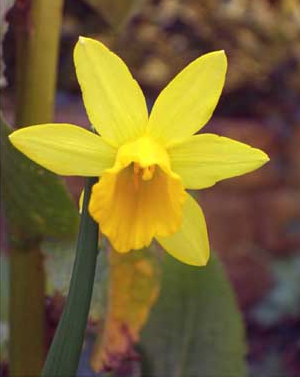
%> input picture FeatureExtractors/OpenSURF/TestImages/testc1.png, 300 x 377 px
$ octave example2.m   (GNU Octave 9; MATLAB toolbox functions it lacks are replaced by stand-ins)
%> lines starting %> are read from the running program, lines starting %| are printed output that depends on the picture
### FeatureExtractors/OpenSURF/OpenSurf.m
function ipts=OpenSurf(img,Options)
% This function OPENSURF, is an implementation of SURF (Speeded Up Robust
% Features). SURF will detect landmark points in an image, and describe
% the points by a vector which is robust against (a little bit) rotation
% ,scaling and noise. It can be used in the same way as SIFT (Scale-invariant
% feature transform) which is patented. Thus to align (register) two
% or more images based on corresponding points, or make 3D reconstructions.
%
% This Matlab implementation of Surf is a direct translation of the
% OpenSurf C# code of Chris Evans, and gives exactly the same answer.
% Chris Evans wrote one of the best, well structured all inclusive SURF
% implementations. On his site you can find Evaluations of OpenSURF
% and the C# and C++ code. http://www.chrisevansdev.com/opensurf/
% Chris Evans gave me permisson to publish this code under the (Mathworks)
% BSD license.
%
% Ipts = OpenSurf(I, Options)
%
% inputs,
%   I : The 2D input image color or greyscale
%   (optional)
%   Options : A struct with options (see below)
%
% outputs,
%   Ipts : A structure with the information about all detected Landmark points
%     Ipts.x , ipts.y : The landmark position
%     Ipts.scale : The scale of the detected landmark
%     Ipts.laplacian : The laplacian of the landmark neighborhood
%     Ipts.orientation : Orientation in radians
%     Ipts.descriptor : The descriptor for corresponding point matching
%
% options,
%   Options.verbose : If set to true then useful information is
%                     displayed (default false)
%   Options.upright : Boolean which determines if we want a non-rotation
%                       invariant result (default false)
%   Options.extended : Add extra landmark point information to the
%                   descriptor (default false)
%   Options.tresh : Hessian response treshold (default 0.0002)
%   Options.octaves : Number of octaves to analyse(default 5)
%   Options.init_sample : Initial sampling step in the image (default 2)
%
% Example 1, Basic Surf Point Detection
% % Load image
%   I=imread('TestImages/test.png');
% % Set this option to true if you want to see more information
%   Options.verbose=false;
% % Get the Key Points
%   Ipts=OpenSurf(I,Options);
% % Draw points on the image
%   PaintSURF(I, Ipts);
%
% Example 2, Corresponding points
% % See, example2.m
%
% Example 3, Affine registration
% % See, example3.m
%
% Function is written by D.Kroon University of Twente (July 2010)

% Add subfunctions to Matlab Search path
functionname='OpenSurf.m';
functiondir=which(functionname);
functiondir=functiondir(1:end-length(functionname));
addpath([functiondir '/SubFunctions'])

% Process inputs
defaultoptions=struct('tresh',0.0002,'octaves',5,'init_sample',2,'upright',false,'extended',false,'verbose',false);
if(~exist('Options','var')),
    Options=defaultoptions;
else
    tags = fieldnames(defaultoptions);
    for i=1:length(tags)
         if(~isfield(Options,tags{i})),  Options.(tags{i})=defaultoptions.(tags{i}); end
    end
    if(length(tags)~=length(fieldnames(Options))),
        warning('register_volumes:unknownoption','unknown options found');
    end
end

% Create Integral Image
iimg=IntegralImage_IntegralImage(img);

% Extract the interest points
FastHessianData.thresh = Options.tresh;
FastHessianData.octaves = Options.octaves;
FastHessianData.init_sample = Options.init_sample;
FastHessianData.img = iimg;
ipts = FastHessian_getIpoints(FastHessianData,Options.verbose);

% Describe the interest points
if(~isempty(ipts))
    ipts = SurfDescriptor_DecribeInterestPoints(ipts,Options.upright, Options.extended, iimg, Options.verbose);
end

### FeatureExtractors/OpenSURF/SubFunctions/IntegralImage_IntegralImage.m
function pic=IntegralImage_IntegralImage(I)
% This function IntegralImage_IntegralImage will ..
%
% J = IntegralImage_IntegralImage( I )
%
%  inputs,
%    I : An 2D image color or greyscale
%
%  outputs,
%    J : The integral image
%
% Function is written by D.Kroon University of Twente (July 2010)

% Convert Image to double
switch(class(I));
    case 'uint8'
        I=double(I)/255;
    case 'uint16'
        I=double(I)/65535;
    case 'int8'
        I=(double(I)+128)/255;
    case 'int16'
        I=(double(I)+32768)/65535;
    otherwise
        I=double(I);
end

% Convert Image to greyscale
if(size(I,3)==3)
	cR = .2989; cG = .5870; cB = .1140;
	I=I(:,:,1)*cR+I(:,:,2)*cG+I(:,:,3)*cB;
end

% Make the integral image
pic = cumsum(cumsum(I,1),2);

### FeatureExtractors/OpenSURF/SubFunctions/FastHessian_getIpoints.m
function ipts=FastHessian_getIpoints(FastHessianData,verbose)
% filter index map

filter_map = [0,1,2,3;
    1,3,4,5;
    3,5,6,7;
    5,7,8,9;
    7,9,10,11]+1;

np=0; ipts=struct;

% Build the response map
responseMap=FastHessian_buildResponseMap(FastHessianData);

% Find the maxima acrros scale and space
for o = 1:FastHessianData.octaves
    for i = 1:2
        b = responseMap{filter_map(o,i)};
        m = responseMap{filter_map(o,i+1)};
        t = responseMap{filter_map(o,i+2)};

        % loop over middle response layer at density of the most
        % sparse layer (always top), to find maxima across scale and space
        [c,r]=ndgrid(0:t.width-1,0:t.height-1);
        r=r(:); c=c(:);

        p=find(FastHessian_isExtremum(r, c, t, m, b,FastHessianData));
        for j=1:length(p);
            ind=p(j);
            [ipts,np]=FastHessian_interpolateExtremum(r(ind), c(ind), t, m, b, ipts,np);
        end
    end
end

% Show laplacian and response maps with found interest-points
if(verbose)
    % Show the response map
    if(verbose)
        fig_h=ceil(length(responseMap)/3);
        h=figure;  set(h,'name','Laplacian');
        for i=1:length(responseMap),
            pic=reshape(responseMap{i}.laplacian,[responseMap{i}.width responseMap{i}.height]);
            subplot(3,fig_h,i); imshow(pic,[]); hold on;
        end
        h=figure; set(h,'name','Responses');
        h_res=zeros(1,length(responseMap));
        for i=1:length(responseMap),
            pic=reshape(responseMap{i}.responses,[responseMap{i}.width responseMap{i}.height]);
            h_res(i)=subplot(3,fig_h,i); imshow(pic,[]); hold on;
        end
    end

    % Show the maximum points
    disp(['Number of interest points found ' num2str(np)]);
    scales=zeros(1,length(responseMap));
    scaley=zeros(1,length(responseMap));
    scalex=zeros(1,length(responseMap));
    for i=1:length(responseMap)
        scales(i)=responseMap{i}.filter*(2/15);
        scalex(i)=responseMap{i}.width/size(FastHessianData.img,2);
        scaley(i)=responseMap{i}.height/size(FastHessianData.img,1);
    end
    for i=1:np
        [t,ind]=min((scales-ipts(i).scale).^2);
        plot(h_res(ind),ipts(i).y*scaley(ind)+1,ipts(i).x*scalex(ind)+1,'o','color',rand(1,3));
    end
end

### FeatureExtractors/OpenSURF/example2.m
% Example 2, Corresponding points
% Load images
  I1=imread('TestImages/testc1.png');
%> I1 is the input picture: size 377x300x3 uint8; mean R, G, B 120.7, 101.7, 50.1
  I2=imread('TestImages/testc2.png');
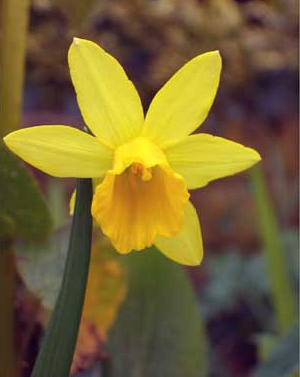
%> input picture FeatureExtractors/OpenSURF/TestImages/testc2.png, 300 x 377 px
%> I2 is the input picture: size 377x300x3 uint8; mean R, G, B 117.3, 99.8, 51.3
% Get the Key Points
  Options.upright=true;
  Options.tresh=0.0001;
  Ipts1=OpenSurf(I1,Options);
%> in IntegralImage_IntegralImage, `I=I(:,:,1)*cR+I(:,:,2)*cG+I(:,:,3)*cB;`:
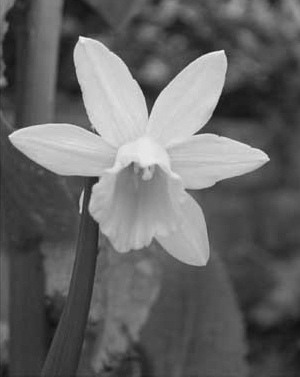
%> I: size 377x300 double; min 0.0653, max 0.962, mean 0.398
%> in IntegralImage_IntegralImage, `pic = cumsum(cumsum(I,1),2);`:
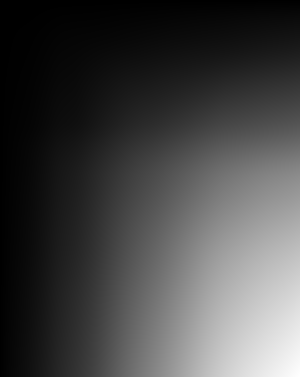
%> pic: size 377x300 double; min 0.505, max 45020.1, mean 12277.4; drawn with min black and max white
%> the run ends on the next line
